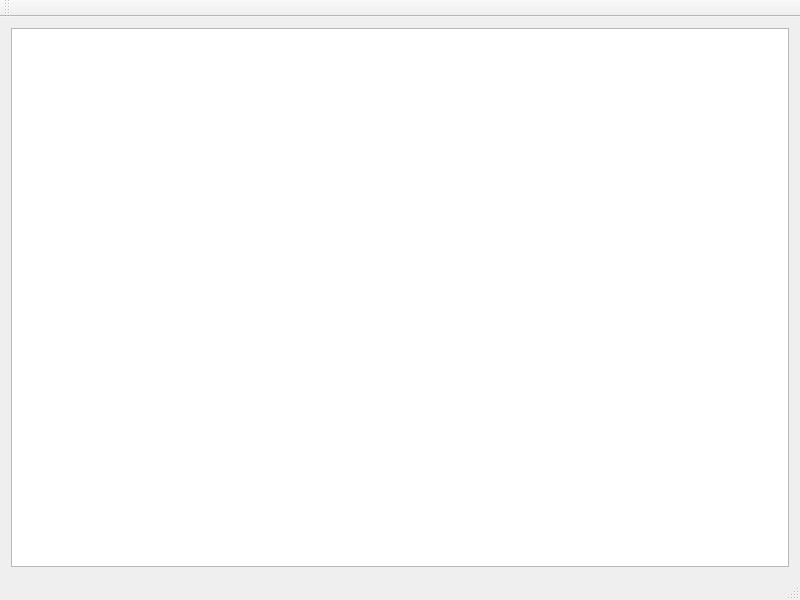
<?xml version="1.0" encoding="UTF-8"?>
<ui version="4.0">
 <class>MainWindow</class>
 <widget class="QMainWindow" name="MainWindow">
  <property name="geometry">
   <rect>
    <x>0</x>
    <y>0</y>
    <width>800</width>
    <height>600</height>
   </rect>
  </property>
  <property name="windowTitle">
   <string>OpenGL Shape Example</string>
  </property>
  <widget class="QWidget" name="centralWidget">
   <layout class="QGridLayout" name="gridLayout">
    <item row="0" column="0">
     <widget class="QGraphicsView" name="graphicsView">
      <property name="dragMode">
       <enum>QGraphicsView::ScrollHandDrag</enum>
      </property>
      <property name="resizeAnchor">
       <enum>QGraphicsView::AnchorViewCenter</enum>
      </property>
     </widget>
    </item>
   </layout>
  </widget>
  <widget class="QMenuBar" name="menuBar">
   <property name="geometry">
    <rect>
     <x>0</x>
     <y>0</y>
     <width>800</width>
     <height>21</height>
    </rect>
   </property>
  </widget>
  <widget class="QToolBar" name="mainToolBar">
   <attribute name="toolBarArea">
    <enum>TopToolBarArea</enum>
   </attribute>
   <attribute name="toolBarBreak">
    <bool>false</bool>
   </attribute>
  </widget>
  <widget class="QStatusBar" name="statusBar"/>
  <action name="actionOpen">
   <property name="text">
    <string>Open</string>
   </property>
  </action>
  <action name="actionSave">
   <property name="text">
    <string>Save</string>
   </property>
  </action>
  <action name="actionSave_As">
   <property name="text">
    <string>Save As</string>
   </property>
  </action>
  <action name="actionZoom">
   <property name="text">
    <string>Zoom +</string>
   </property>
  </action>
  <action name="actionZoomMinus">
   <property name="text">
    <string>Zoom -</string>
   </property>
  </action>
  <action name="actionDraw_Stuff">
   <property name="text">
    <string>Draw Stuff</string>
   </property>
  </action>
 </widget>
 <layoutdefault spacing="6" margin="11"/>
 <resources/>
 <connections/>
</ui>
